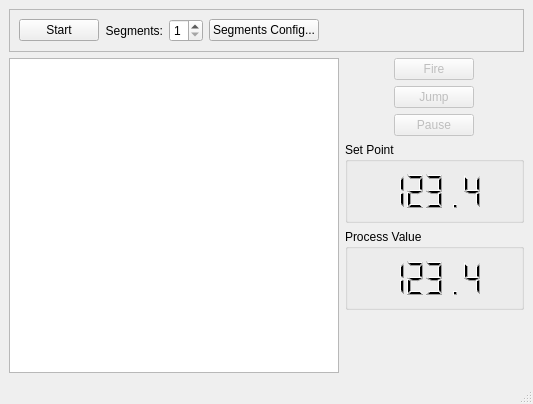
<?xml version="1.0" encoding="UTF-8"?>
<ui version="4.0">
 <class>MainWindow</class>
 <widget class="QMainWindow" name="MainWindow">
  <property name="geometry">
   <rect>
    <x>0</x>
    <y>0</y>
    <width>533</width>
    <height>404</height>
   </rect>
  </property>
  <property name="windowTitle">
   <string>MainWindow</string>
  </property>
  <widget class="QWidget" name="centralwidget">
   <layout class="QVBoxLayout" name="verticalLayout">
    <item>
     <widget class="QFrame" name="horizontalFrame">
      <property name="frameShape">
       <enum>QFrame::Shape::StyledPanel</enum>
      </property>
      <layout class="QHBoxLayout" name="horizontalLayout">
       <item>
        <widget class="QPushButton" name="startStopPushButton">
         <property name="text">
          <string>Start</string>
         </property>
        </widget>
       </item>
       <item>
        <widget class="QLabel" name="label">
         <property name="text">
          <string>Segments:</string>
         </property>
         <property name="alignment">
          <set>Qt::AlignmentFlag::AlignRight|Qt::AlignmentFlag::AlignTrailing|Qt::AlignmentFlag::AlignVCenter</set>
         </property>
        </widget>
       </item>
       <item>
        <widget class="QSpinBox" name="segmentCountSpinBox">
         <property name="wrapping">
          <bool>false</bool>
         </property>
         <property name="frame">
          <bool>true</bool>
         </property>
         <property name="buttonSymbols">
          <enum>QAbstractSpinBox::ButtonSymbols::UpDownArrows</enum>
         </property>
         <property name="minimum">
          <number>1</number>
         </property>
         <property name="maximum">
          <number>8</number>
         </property>
        </widget>
       </item>
       <item>
        <widget class="QPushButton" name="segmentConfigButton">
         <property name="text">
          <string>Segments Config...</string>
         </property>
        </widget>
       </item>
       <item>
        <spacer name="horizontalSpacer">
         <property name="orientation">
          <enum>Qt::Orientation::Horizontal</enum>
         </property>
         <property name="sizeHint" stdset="0">
          <size>
           <width>40</width>
           <height>20</height>
          </size>
         </property>
        </spacer>
       </item>
      </layout>
     </widget>
    </item>
    <item>
     <layout class="QHBoxLayout" name="operationBox">
      <item>
       <widget class="QGraphicsView" name="graphPlaceholder">
        <property name="sizePolicy">
         <sizepolicy hsizetype="MinimumExpanding" vsizetype="MinimumExpanding">
          <horstretch>0</horstretch>
          <verstretch>0</verstretch>
         </sizepolicy>
        </property>
        <property name="minimumSize">
         <size>
          <width>300</width>
          <height>200</height>
         </size>
        </property>
       </widget>
      </item>
      <item>
       <layout class="QVBoxLayout" name="verticalLayout_6">
        <item>
         <layout class="QHBoxLayout" name="horizontalLayout_2">
          <item>
           <spacer name="horizontalSpacer_2">
            <property name="orientation">
             <enum>Qt::Orientation::Horizontal</enum>
            </property>
            <property name="sizeType">
             <enum>QSizePolicy::Policy::Preferred</enum>
            </property>
            <property name="sizeHint" stdset="0">
             <size>
              <width>40</width>
              <height>20</height>
             </size>
            </property>
           </spacer>
          </item>
          <item>
           <layout class="QVBoxLayout" name="verticalLayout_2">
            <item>
             <widget class="QPushButton" name="firePushButton">
              <property name="enabled">
               <bool>false</bool>
              </property>
              <property name="sizePolicy">
               <sizepolicy hsizetype="Fixed" vsizetype="Fixed">
                <horstretch>0</horstretch>
                <verstretch>0</verstretch>
               </sizepolicy>
              </property>
              <property name="text">
               <string>Fire</string>
              </property>
             </widget>
            </item>
            <item>
             <widget class="QPushButton" name="jumpPushButton">
              <property name="enabled">
               <bool>false</bool>
              </property>
              <property name="sizePolicy">
               <sizepolicy hsizetype="Fixed" vsizetype="Fixed">
                <horstretch>0</horstretch>
                <verstretch>0</verstretch>
               </sizepolicy>
              </property>
              <property name="text">
               <string>Jump</string>
              </property>
             </widget>
            </item>
            <item>
             <widget class="QPushButton" name="pauseContinuePushButton">
              <property name="enabled">
               <bool>false</bool>
              </property>
              <property name="sizePolicy">
               <sizepolicy hsizetype="Fixed" vsizetype="Fixed">
                <horstretch>0</horstretch>
                <verstretch>0</verstretch>
               </sizepolicy>
              </property>
              <property name="text">
               <string>Pause</string>
              </property>
             </widget>
            </item>
           </layout>
          </item>
          <item>
           <spacer name="horizontalSpacer_3">
            <property name="orientation">
             <enum>Qt::Orientation::Horizontal</enum>
            </property>
            <property name="sizeType">
             <enum>QSizePolicy::Policy::Preferred</enum>
            </property>
            <property name="sizeHint" stdset="0">
             <size>
              <width>40</width>
              <height>20</height>
             </size>
            </property>
           </spacer>
          </item>
         </layout>
        </item>
        <item>
         <widget class="QGroupBox" name="groupBox">
          <property name="title">
           <string>Set Point</string>
          </property>
          <layout class="QVBoxLayout" name="verticalLayout_4">
           <item>
            <widget class="QLCDNumber" name="setPointLcdNumber">
             <property name="sizePolicy">
              <sizepolicy hsizetype="Fixed" vsizetype="Fixed">
               <horstretch>0</horstretch>
               <verstretch>0</verstretch>
              </sizepolicy>
             </property>
             <property name="minimumSize">
              <size>
               <width>155</width>
               <height>40</height>
              </size>
             </property>
             <property name="frameShape">
              <enum>QFrame::Shape::NoFrame</enum>
             </property>
             <property name="value" stdset="0">
              <double>123.400000000000006</double>
             </property>
            </widget>
           </item>
          </layout>
         </widget>
        </item>
        <item>
         <widget class="QGroupBox" name="groupBox_2">
          <property name="title">
           <string>Process Value</string>
          </property>
          <layout class="QVBoxLayout" name="verticalLayout_5">
           <item>
            <widget class="QLCDNumber" name="processValueLcdNumber">
             <property name="sizePolicy">
              <sizepolicy hsizetype="Fixed" vsizetype="Fixed">
               <horstretch>0</horstretch>
               <verstretch>0</verstretch>
              </sizepolicy>
             </property>
             <property name="minimumSize">
              <size>
               <width>155</width>
               <height>40</height>
              </size>
             </property>
             <property name="frameShape">
              <enum>QFrame::Shape::NoFrame</enum>
             </property>
             <property name="frameShadow">
              <enum>QFrame::Shadow::Sunken</enum>
             </property>
             <property name="value" stdset="0">
              <double>123.400000000000006</double>
             </property>
            </widget>
           </item>
          </layout>
         </widget>
        </item>
        <item>
         <spacer name="verticalSpacer">
          <property name="orientation">
           <enum>Qt::Orientation::Vertical</enum>
          </property>
          <property name="sizeHint" stdset="0">
           <size>
            <width>20</width>
            <height>40</height>
           </size>
          </property>
         </spacer>
        </item>
       </layout>
      </item>
     </layout>
    </item>
   </layout>
  </widget>
  <widget class="QMenuBar" name="menubar">
   <property name="geometry">
    <rect>
     <x>0</x>
     <y>0</y>
     <width>533</width>
     <height>33</height>
    </rect>
   </property>
  </widget>
  <widget class="QStatusBar" name="statusbar"/>
 </widget>
 <resources/>
 <connections/>
</ui>
